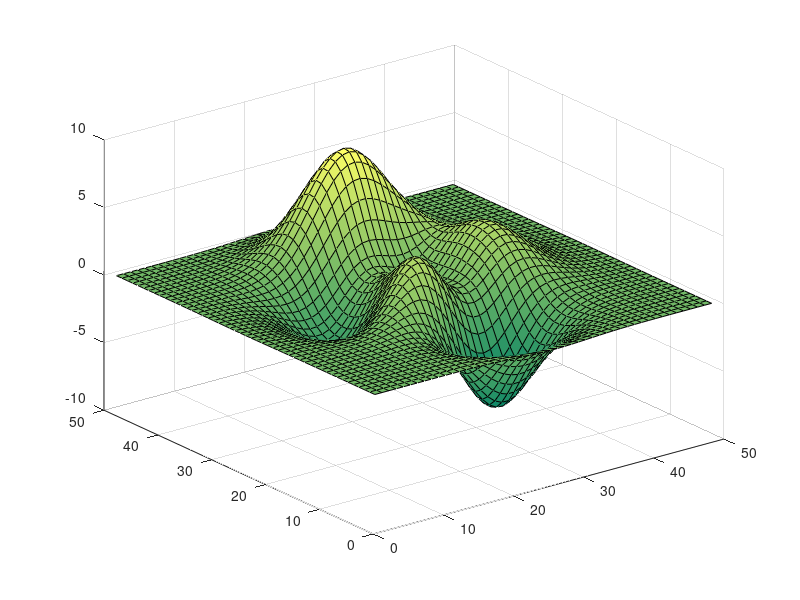

Write the MATLAB code that produced this figure. (Note: this script raises an error after producing the figure.)
%=============================================================================
% Copyright (c) 2016-present Allan CORNET (Nelson)
%=============================================================================
% This file is part of the Nelson.
%=============================================================================
% LICENCE_BLOCK_BEGIN
% SPDX-License-Identifier: LGPL-3.0-or-later
% LICENCE_BLOCK_END
%=============================================================================
% <--ADV-CLI MODE-->
%=============================================================================
f = figure();
surf(peaks);
colormap('summer');
r = f.Colormap;
assert_isapprox(r(1:2, :), [0    0.5000    0.4000; 0.0039    0.5020    0.4000], 1e-4); 
%=============================================================================
ax = gca();
m = colormap(ax);
assert_isapprox(m(1:2, :), [0    0.5000    0.4000; 0.0039    0.5020    0.4000], 1e-4); 
%=============================================================================
